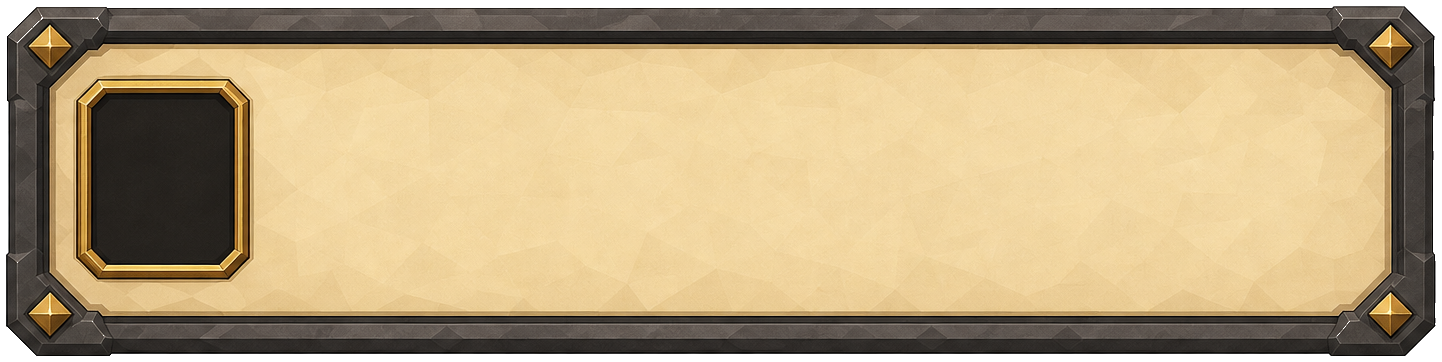
#> input picture context/design/dialogue-assets/dialogue-choice-row.png, 1442 x 362 px, found by its file name; its folder holds only this picture in this run
$ python _make_transparent.py
#> lines starting #> are read from the running program, lines starting #| are printed output that depends on the picture; after the words box and inside, x2 and y2 are one past the last pixel; in counts of white or black regions, pixels touching at a corner belong together
"""Remove baked checkerboard backgrounds from dialogue PNGs → true alpha."""
from __future__ import annotations

from pathlib import Path

import numpy as np
from PIL import Image

ROOT = Path(__file__).resolve().parent
OUT_DIRS = [
    ROOT,
    Path(__file__).resolve().parents[3]
    / "samples"
    / "open-world-rpg"
    / "assets"
    / "ui"
    / "dialogue",
]


def checker_mask(rgb: np.ndarray) -> np.ndarray:
    r = rgb[..., 0].astype(np.float32)
    g = rgb[..., 1].astype(np.float32)
    b = rgb[..., 2].astype(np.float32)
    mx = np.maximum(np.maximum(r, g), b)
    mn = np.minimum(np.minimum(r, g), b)
    chroma = mx - mn
    luma = 0.2126 * r + 0.7152 * g + 0.0722 * b
    return (chroma < 32) & (luma > 150)


def near_black_border(rgb: np.ndarray, alpha: np.ndarray) -> np.ndarray:
    r = rgb[..., 0].astype(np.float32)
    g = rgb[..., 1].astype(np.float32)
    b = rgb[..., 2].astype(np.float32)
    luma = 0.2126 * r + 0.7152 * g + 0.0722 * b
    chroma = np.maximum(np.maximum(r, g), b) - np.minimum(np.minimum(r, g), b)
    seed = (alpha > 0) & (chroma < 18) & (luma < 28)

    h, w = seed.shape
    visited = np.zeros((h, w), dtype=bool)
    stack: list[tuple[int, int]] = []
    for x in range(w):
        if seed[0, x]:
            stack.append((0, x))
        if seed[h - 1, x]:
            stack.append((h - 1, x))
    for y in range(h):
        if seed[y, 0]:
            stack.append((y, 0))
        if seed[y, w - 1]:
            stack.append((y, w - 1))
    while stack:
        y, x = stack.pop()
        if y < 0 or y >= h or x < 0 or x >= w or visited[y, x] or not seed[y, x]:
            continue
        visited[y, x] = True
        stack.extend(((y - 1, x), (y + 1, x), (y, x - 1), (y, x + 1)))
    return visited


def clean_image(path: Path) -> None:
    im = Image.open(path).convert("RGBA")
    arr = np.array(im)
    rgb = arr[..., :3]
    alpha = arr[..., 3].copy()

    kill = checker_mask(rgb) & (alpha > 0)
    alpha[kill] = 0
    alpha[near_black_border(rgb, alpha)] = 0

    out = arr.copy()
    out[..., 3] = alpha
    transparent = out[..., 3] == 0
    out[transparent, 0:3] = 0

    result = Image.fromarray(out)
    for d in OUT_DIRS:
        d.mkdir(parents=True, exist_ok=True)
        result.save(d / path.name, optimize=True)
    print(f"{path.name}: transparent={transparent.mean():.1%}")


def main() -> None:
    originals = Path(r"C:\Users\johnr\.cursor\projects\c-Users-johnr-Documents-3DGameIdea\assets")
    for path in sorted(ROOT.glob("dialogue-*.png")):
        src = originals / path.name
        if src.exists():
            Image.open(src).convert("RGBA").save(path)
            print(f"restored {path.name} from original")
        clean_image(path)
#> in clean_image, im is the input picture: PIL image 1442x362 RGBA; mean R, G, B, A 170.7, 150.5, 113.7, 240.7
#> in clean_image, `rgb = arr[..., :3]`:
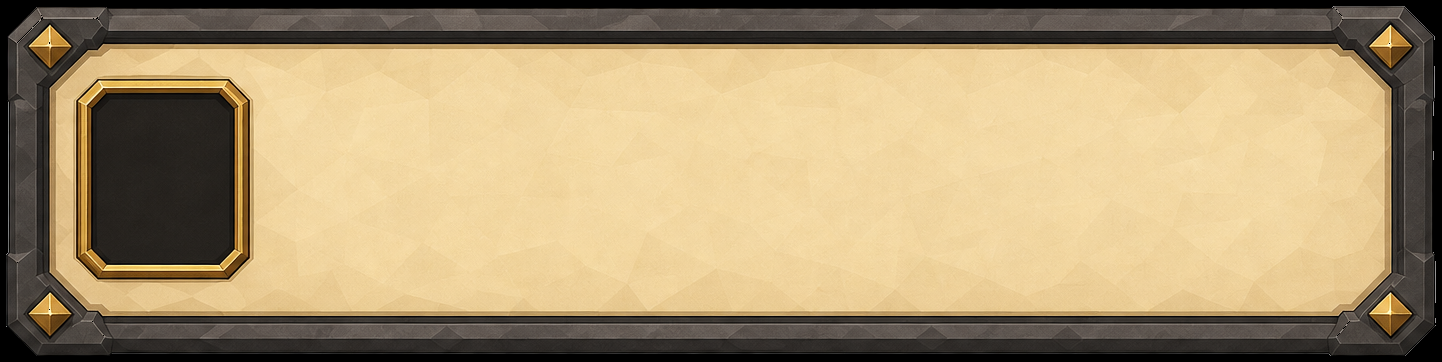
#> rgb: shape (362, 1442, 3); mean R, G, B 170.7, 150.5, 113.7
#> in clean_image, `alpha = arr[..., 3].copy()`:
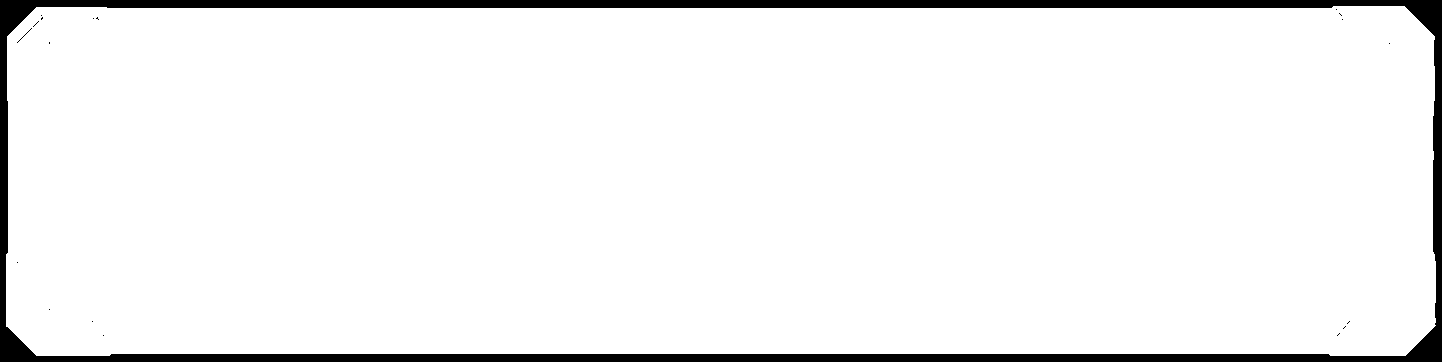
#> alpha: shape (362, 1442); 94.4% white; 19 black regions (18 under 20 px), largest, box (x1, y1, x2, y2) and area: (0, 0, 1442, 362) 29300
#> in checker_mask, `r = rgb[..., 0].astype(np.float32)`:
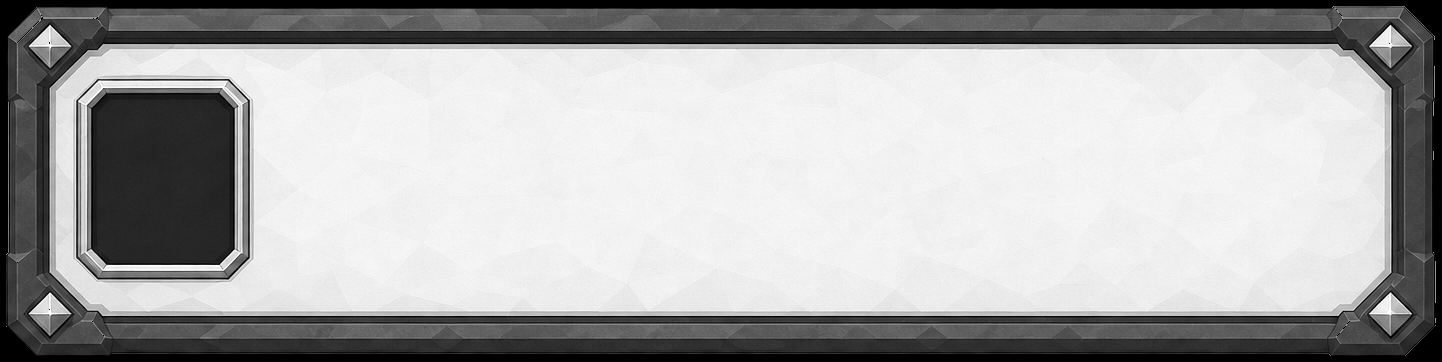
#> r: shape (362, 1442) float32; min 0, max 255, mean 170.7
#> in checker_mask, `g = rgb[..., 1].astype(np.float32)`:
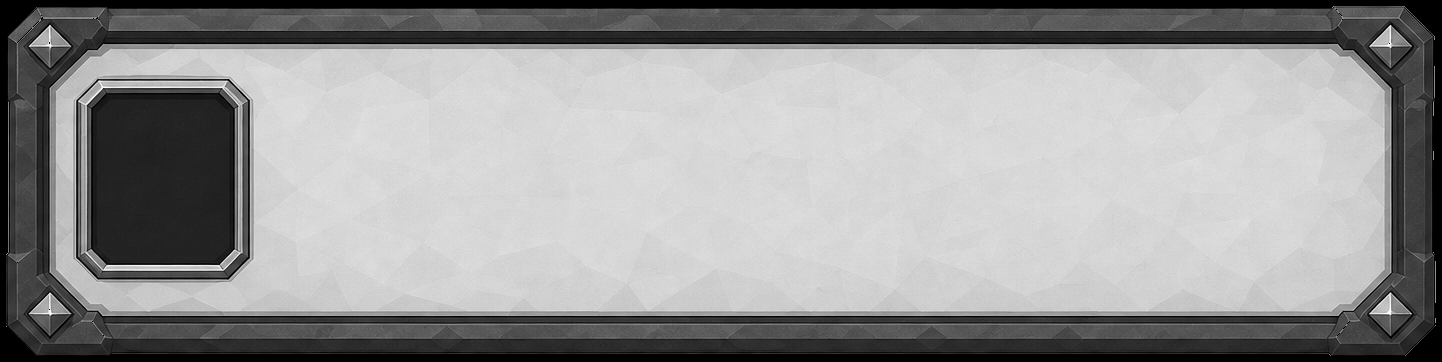
#> g: shape (362, 1442) float32; min 0, max 255, mean 150.5
#> in checker_mask, `b = rgb[..., 2].astype(np.float32)`:
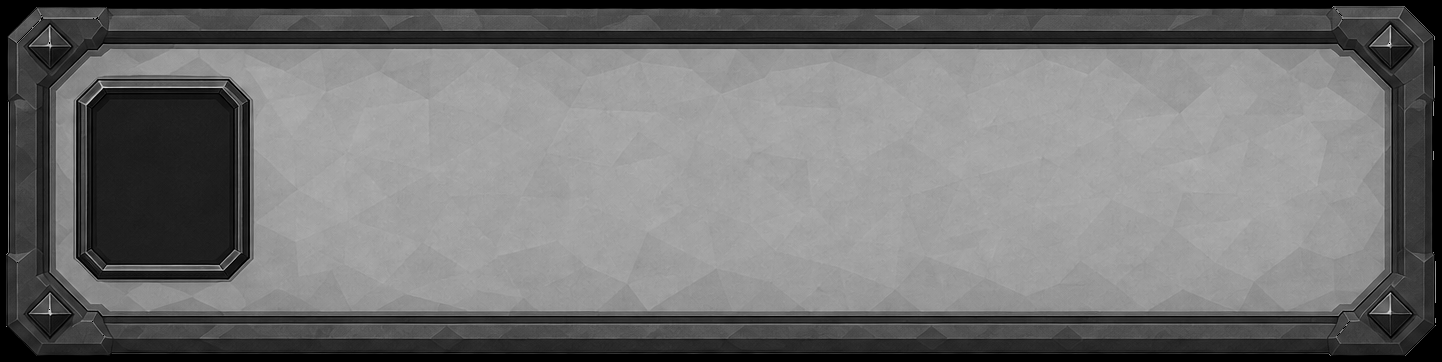
#> b: shape (362, 1442) float32; min 0, max 222, mean 113.7
#> in checker_mask, `chroma = mx - mn`:
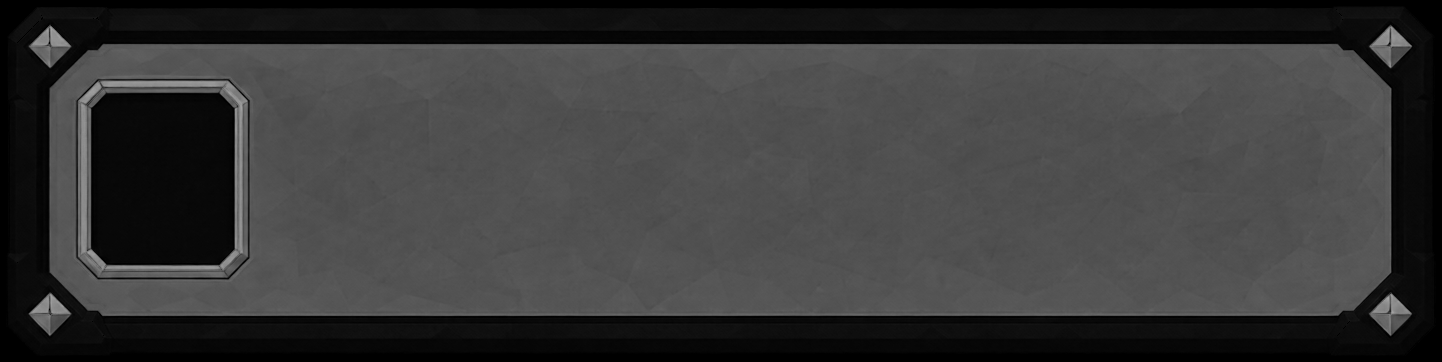
#> chroma: shape (362, 1442) float32; min 0, max 167, mean 57
#> in checker_mask, `return (chroma < 32) & (luma > 150)`: returned value: shape (362, 1442) bool; every value is 0
#> in near_black_border, `seed = (alpha > 0) & (chroma < 18) & (luma < 28)`:
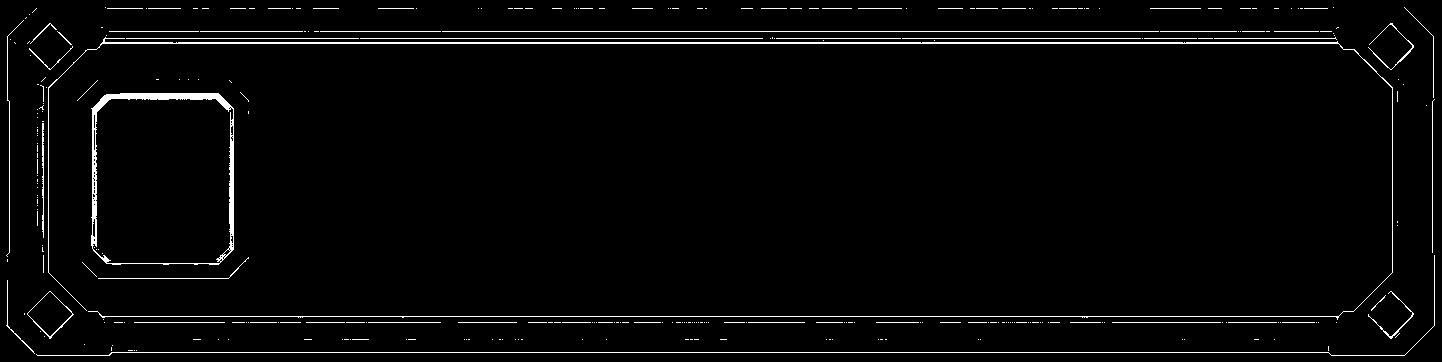
#> seed: shape (362, 1442) bool; 2.7% white in thin lines or dots
#> after the loop in near_black_border, `for x in range(w):`: stack = []
#| dialogue-choice-row.png: transparent=5.6%


if __name__ == "__main__":
    main()
